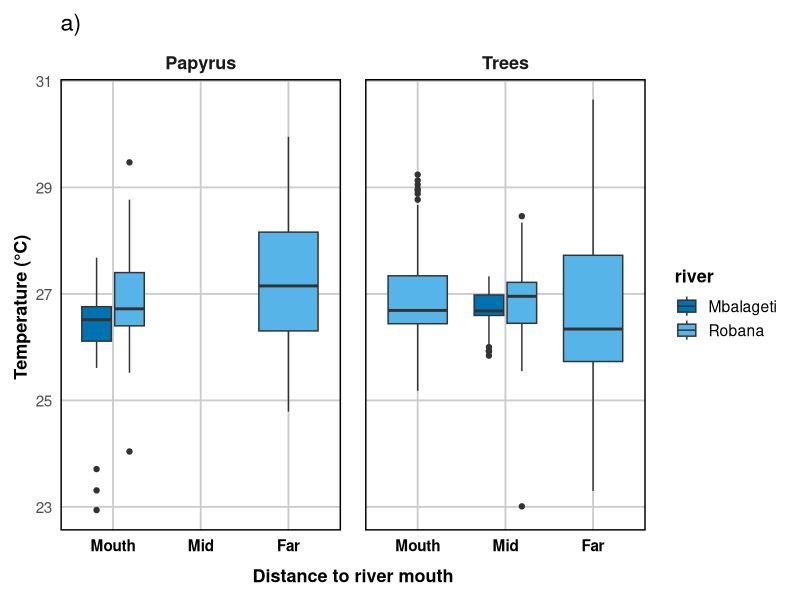
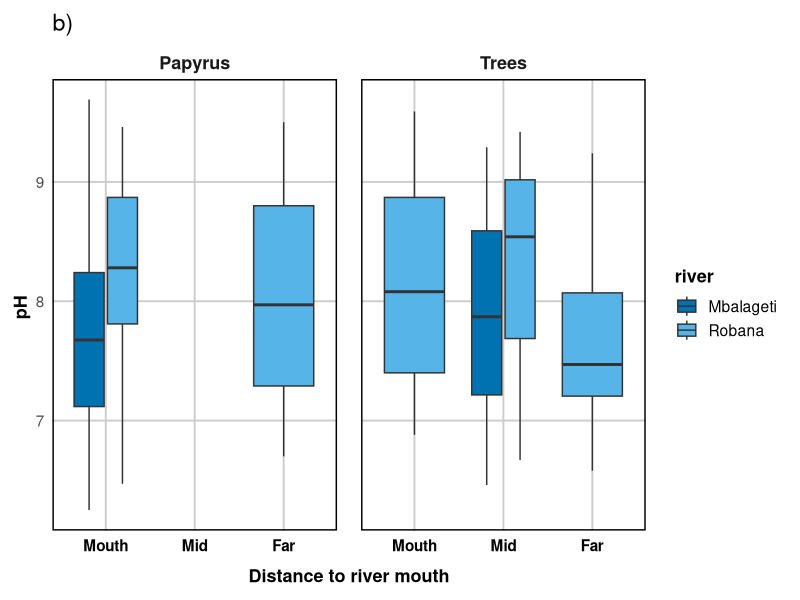
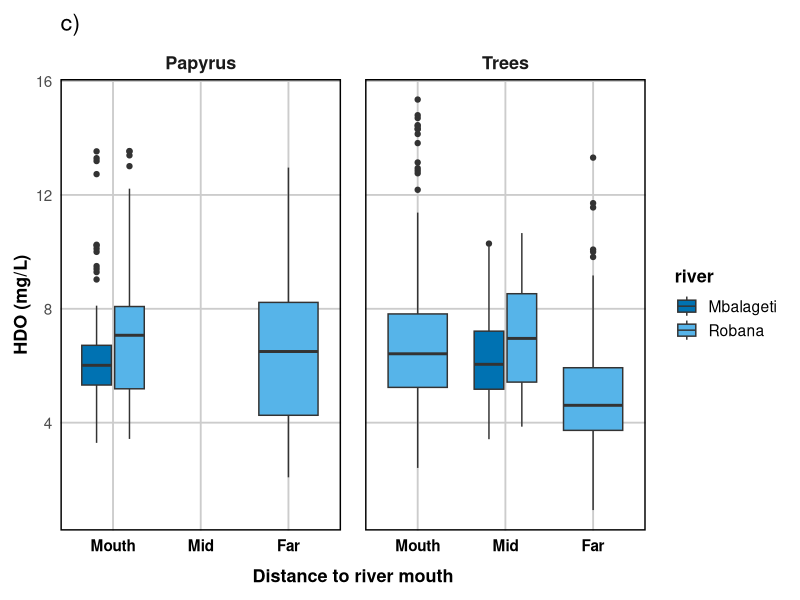
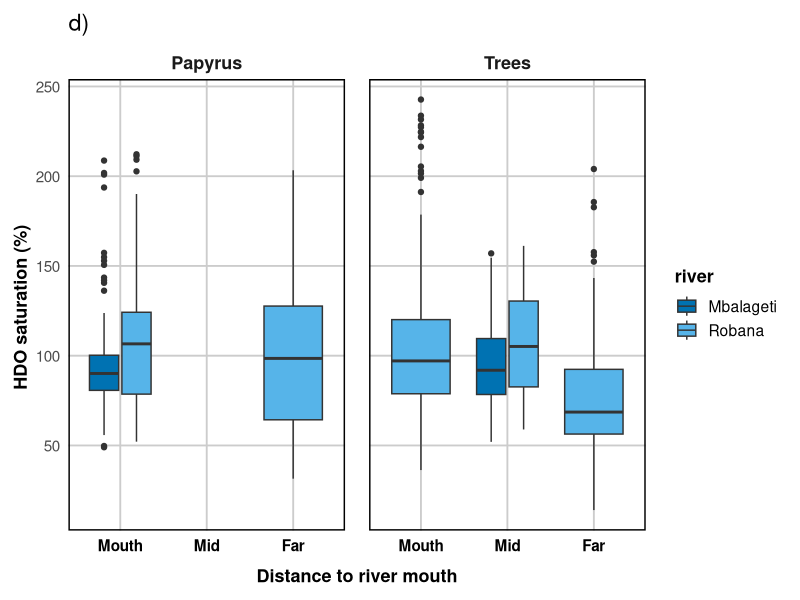
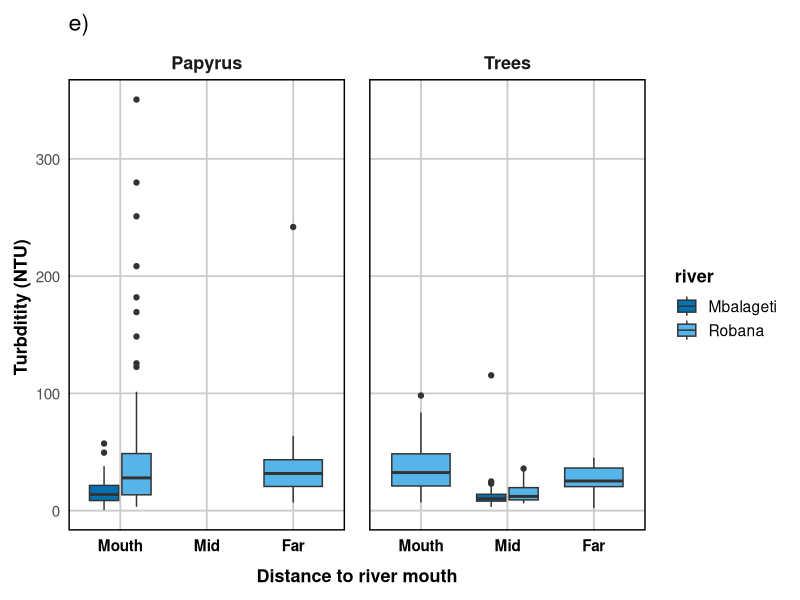
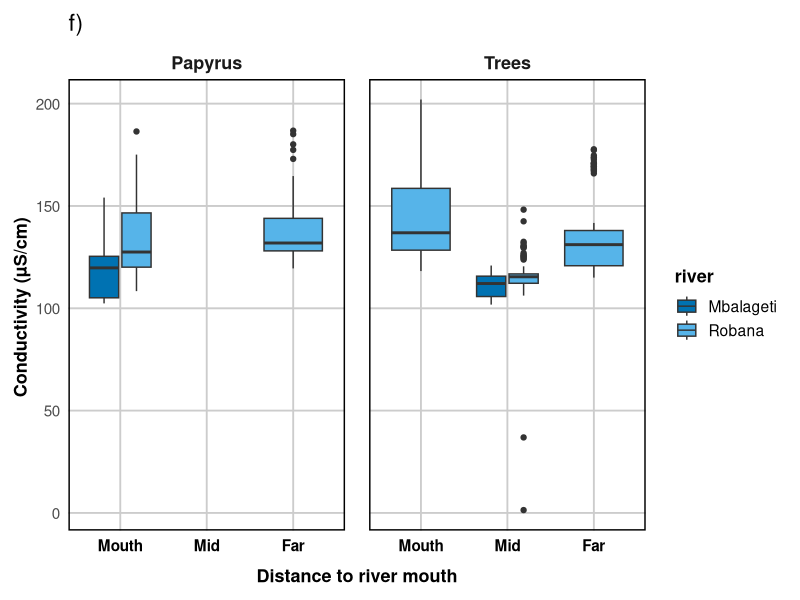
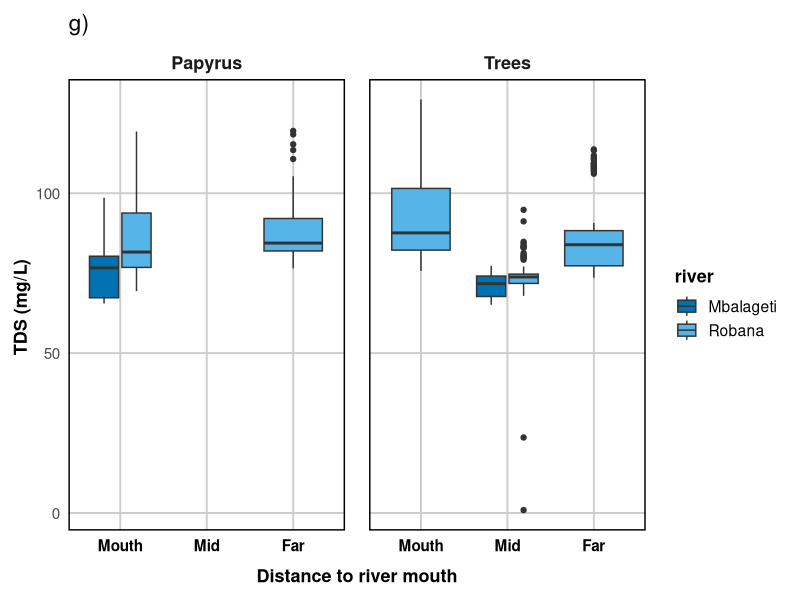
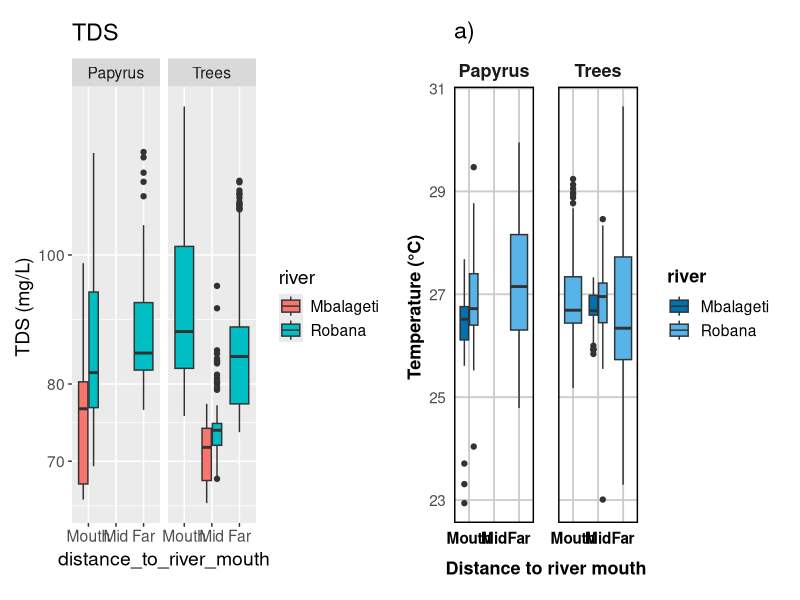

Source code (R) for these figures, in order:
rm(list = ls())

# load libraries
library(tidyverse)    # includes dplyr, ggplot2 and tidyr
library(lme4)         # for mixed models
library(lmerTest)     # for tests of significance of mixed-effects models
library(MASS)         # for negative binomial models
library(emmeans)      # pairwise comparison
library(patchwork)    # combine multiple ggplot2 plots into one layout
library(multcomp)     # registers cld() method for emmGrid
library(multcompView) # generates the letters

# load data_water
data_water <- read.csv("data_water.csv") |>
  dplyr::mutate(transect_date_time = paste(transect_ID, substr(date_time_end, 1, 6), substr(date_time_start, 12, 16), sep = " "))|>
  mutate(date=as.Date(date, format= "%d-%b-%Y"),
         habitat_detailed = case_when(
           transect_ID %in% c("pap_1", "pap_2") ~ "Papyrus Mbalageti Mouth",
           transect_ID %in% c("pap_3", "pap_4") ~ "Papyrus Robana Mouth",
           transect_ID %in% c("pap_5", "pap_6") ~ "Papyrus Robana Far",
           transect_ID %in% c("tree_1", "tree_2") ~ "Tree Mbalageti Mid",
           transect_ID %in% c("tree_3", "tree_4") ~ "Tree Robana Mid",
           transect_ID %in% c("tree_5", "tree_6") ~ "Tree Robana Mouth",
           transect_ID %in% c("tree_7", "tree_8") ~ "Tree Robana Far",
           TRUE ~ NA_character_),
         habitat_main = case_when(
           transect_ID %in% c("pap_1", "pap_2","pap_3", "pap_4","pap_5", "pap_6" ) ~ "Papyrus",
           transect_ID %in% c("tree_1", "tree_2","tree_3", "tree_4","tree_5", "tree_6","tree_7", "tree_8") ~ "Trees",
           TRUE ~ NA_character_),
         distance_to_river_mouth= case_when(
           transect_ID %in% c("pap_1", "pap_2", "pap_3", "pap_4", "tree_5", "tree_6") ~ "Mouth",
           transect_ID %in% c("tree_1", "tree_2", "tree_3", "tree_4") ~ "Mid",
           transect_ID %in% c("pap_5", "pap_6", "tree_7", "tree_8") ~ "Far"
         ),
         distance_to_river_mouth= factor(distance_to_river_mouth, levels= c("Mouth", "Mid", "Far")),
         habitat_detailed_2= case_when(
           transect_ID %in% c("pap_1", "pap_2") ~ "Mbalageti Mouth",
           transect_ID %in% c("pap_3", "pap_4","tree_5", "tree_6") ~ "Robana Mouth",
           transect_ID %in% c("pap_5", "pap_6","tree_7", "tree_8") ~ "Robana Far",
           transect_ID %in% c("tree_1", "tree_2") ~ "Mbalageti Mid",
           transect_ID %in% c("tree_3", "tree_4") ~ "Robana Mid",
           TRUE ~ NA_character_),
         river= case_when(
           transect_ID %in% c("pap_1", "pap_2", "tree_1", "tree_2") ~ "Mbalageti",
           transect_ID %in% c("pap_3", "pap_4", "pap_5", "pap_6", "tree_3", "tree_4","tree_5", "tree_6", "tree_7", "tree_8") ~ "Robana"
         ))


#### model Temperature ####
m1 <- lmer(temp ~ habitat_main * river * distance_to_river_mouth + (1 | transect_ID), data = data_water)
anova(m1)
# only river has a significant effect
summary(m1)
# significant higher temp at Robana *
# variance of transect_ID is very low

# try model without random effect of transect_ID
m1a <- lm(temp ~ habitat_main * river * distance_to_river_mouth, data = data_water)
anova (m1a)
# river has significant effect ***
# distance to river mouth significant *
# interaction habitat:river **
# interaction habitat:distance to river
summary(m1a)
# Robana river significantly higher temp
# mid distance not significantly higher than mouth
# far not significantly higher than mouth

# likelihood ratio test to compare the linear mixed model and the fixed-effects model
anova(m1, m1a)
# AIC values of m1a is slightly lower, chisq is 0 and p=1 so no evidence to keep the random effect in the model

# pairwise comparison
emm <- emmeans(m1a, ~ river * distance_to_river_mouth * habitat_main, drop = TRUE)
pairs(emm)
# significant difference between Mbalageti mouth papyrus and Robana mouth papyrus
# significant difference between Mbalageti mouth papyrus and Robana far papyrus

plot1 <-ggplot(data_water, aes(x= distance_to_river_mouth, y=temp, fill= river))+
  geom_boxplot()+
  facet_grid(~habitat_main)+
  theme(text= element_text(size=14))+
  labs(x= "Distance to river mouth", y="Temperature (°C) ", title="a)")+
  scale_fill_manual(values = c(
    "Mbalageti" = "#0072B2",
    "Robana" = "#56B4E9"))+
  theme_minimal(base_size = 14) +
  theme(
    axis.title = element_text(size = 13, face="bold"),
    axis.title.x = element_text(size = 13, face = "bold", margin = margin(t = 10)),
    axis.text.x = element_text(size = 11, face = "bold", color="black"), 
    axis.text = element_text(size = 11),
    legend.position = "right",
    legend.title = element_text(size = 13, face = "bold"),
    strip.text = element_text(size = 13, face = "bold"),
    panel.grid.major.x = element_line(color = "grey80", linetype = "solid"),
    panel.grid.major.y = element_line(color = "grey80", linetype = "solid"),
    panel.grid.minor = element_blank(),
    panel.spacing = unit(1.2, "lines"),
    panel.border = element_rect(color = "black", size = 1, fill = NA),
    plot.margin = margin(10, 10, 10, 10)
  )
plot1


#### model for pH ####
m2 <- lmer(pH ~ habitat_main * river *distance_to_river_mouth + (1 | transect_ID), data = data_water)
anova(m2)
# significant effect of habitat *
# significant effect of river *
# significant effect of distance to river mouth ***
summary(m2)
# low variance of transect ID
# Robana river significantly higher pH 
# mid distance not significantly higher than mouth
# far distance significantly lower pH than mouth

# model wihtout random effects
m2a <- lm(pH ~ habitat_main * river * distance_to_river_mouth, data = data_water)
anova(m2a)
# river significant effect **
# distance to river mouth both significant effect ***
summary(m2a)
# Robana significantly higher pH
# far distance significanlty lower than mouth

# compare models with likelihood ratio test
anova(m2,m2a)
# p=1, AIC of m2a is slightly lower,so no evidence to keep the random effect in the model

# pairwise comparison
emm2 <- emmeans(m2a, ~ river * distance_to_river_mouth * habitat_main, drop = TRUE)
pairs(emm2)
# significant difference between Mbalageti mouth pap and Robana mouth far
# significant difference between Robana mouth pap and Robana far papyrus
# differencne between Robana mouth trees and Robana far trees
# Mbalageti Mid Trees - Robana Mid Trees 0.0038

plot2 <-ggplot(data_water, aes(x= distance_to_river_mouth, y=pH, fill= river))+
  geom_boxplot()+
  facet_grid(~habitat_main)+
  theme(text= element_text(size=14))+
  #scale_y_log10()+
  labs(x= "Distance to river mouth",y="pH ", title="b)")+
  scale_fill_manual(values = c(
    "Mbalageti" = "#0072B2",
    "Robana" = "#56B4E9"))+
  theme_minimal(base_size = 14) +
  theme(
    axis.title = element_text(size = 13, face="bold"),
    axis.title.x = element_text(size = 13, face = "bold", margin = margin(t = 10)),
    axis.text.x = element_text(size = 11, face = "bold", color="black"), 
    axis.text = element_text(size = 11),
    legend.position = "right",
    legend.title = element_text(size = 13, face = "bold"),
    strip.text = element_text(size = 13, face = "bold"),
    panel.grid.major.x = element_line(color = "grey80", linetype = "solid"),
    panel.grid.major.y = element_line(color = "grey80", linetype = "solid"),
    panel.grid.minor = element_blank(),
    panel.spacing = unit(1.2, "lines"),
    panel.border = element_rect(color = "black", size = 1, fill = NA),
    plot.margin = margin(10, 10, 10, 10)
  )
plot2

#### model HDO ####
# papyrus
m3 <- lmer(HDO ~ habitat_main * river * distance_to_river_mouth + (1 | transect_ID), data = data_water)
anova (m3)
# significant effect of habitat *
# significant effect of river *
# significant effect distance to river mouth ***
summary(m3)
# significant higher HDO at Robana
# margianlly lower HDO at mid distance
# significantly lower HDO at far distance 
# variance of transect_ID is quite low

# model wihtout random effects
m3a <- lm(HDO ~ habitat_main * river * distance_to_river_mouth, data = data_water)
anova(m3a)
# distance to river mouth significant effect
summary(m3a)

# compare models 
anova(m3,m3a)
# m3a lower AIC and p=1 so no evidence to keep the random effect in the model

# pairwise comparison
emm3 <- emmeans(m3a, ~ river * distance_to_river_mouth * habitat_main, drop = TRUE)
pairs(emm3)

plot3 <-ggplot(data_water, aes(x= distance_to_river_mouth, y=HDO, fill= river))+
  geom_boxplot()+
  facet_grid(~habitat_main)+
  theme(text= element_text(size=14))+
  #scale_y_log10()+
  labs(x= "Distance to river mouth", y="HDO (mg/L)", title="c)")+
  scale_fill_manual(values = c(
    "Mbalageti" = "#0072B2",
    "Robana" = "#56B4E9"))+
  theme_minimal(base_size = 14) +
  theme(
    axis.title = element_text(size = 13, face="bold"),
    axis.title.x = element_text(size = 13, face = "bold", margin = margin(t = 10)),
    axis.text.x = element_text(size = 11, face = "bold", color="black"), 
    axis.text = element_text(size = 11),
    legend.position = "right",
    legend.title = element_text(size = 13, face = "bold"),
    strip.text = element_text(size = 13, face = "bold"),
    panel.grid.major.x = element_line(color = "grey80", linetype = "solid"),
    panel.grid.major.y = element_line(color = "grey80", linetype = "solid"),
    panel.grid.minor = element_blank(),
    panel.spacing = unit(1.2, "lines"),
    panel.border = element_rect(color = "black", size = 1, fill = NA),
    plot.margin = margin(10, 10, 10, 10)
  )
plot3

#### model HDO sat ####
m4 <- lmer(HDO_sat ~ habitat_main * river * distance_to_river_mouth + (1 | transect_ID), data = data_water)
anova(m4)
# significant effect of river *
# distance to river mouth significant effect **
summary(m4)
# quite some variation in transect_ID

# model wihtout random effects
m4a <- lm(HDO_sat ~ river + distance_to_river_mouth, data = data_water)
summary(m4a)

# compare models 
anova(m4,m4a)
# lower AIC for model m4 and p<0.05 so keep random effect in the model

# pairwise comparison
emm4 <- emmeans(m4, ~ river * distance_to_river_mouth * habitat_main, drop = TRUE)
pairs(emm4)

plot4 <-ggplot(data_water, aes(x= distance_to_river_mouth, y=HDO_sat, fill= river))+
  geom_boxplot()+
  facet_grid(~habitat_main)+
  theme(text= element_text(size=14))+
  #scale_y_log10()+
  labs(x= "Distance to river mouth", y="HDO saturation (%) ", title="d)")+
  scale_fill_manual(values = c(
    "Mbalageti" = "#0072B2",
    "Robana" = "#56B4E9"))+
  theme_minimal(base_size = 14) +
  theme(
    axis.title = element_text(size = 13, face="bold"),
    axis.title.x = element_text(size = 13, face = "bold", margin = margin(t = 10)),
    axis.text.x = element_text(size = 11, face = "bold", color="black"), 
    axis.text = element_text(size = 11),
    legend.position = "right",
    legend.title = element_text(size = 13, face = "bold"),
    strip.text = element_text(size = 13, face = "bold"),
    panel.grid.major.x = element_line(color = "grey80", linetype = "solid"),
    panel.grid.major.y = element_line(color = "grey80", linetype = "solid"),
    panel.grid.minor = element_blank(),
    panel.spacing = unit(1.2, "lines"),
    panel.border = element_rect(color = "black", size = 1, fill = NA),
    plot.margin = margin(10, 10, 10, 10)
  )
plot4

#### model Turbidity ####
# papyrus
m5 <- lmer(turb ~ habitat_main * river * distance_to_river_mouth + (1 | transect_ID), data = data_water)
anova(m5)
# river has a significant effect
summary(m5)
# significant higher turb at Robana *
# quite some variation in transect_ID

# check model wihtout random effects
m5a <- lm(turb ~ habitat_main * river * distance_to_river_mouth, data = data_water)
summary(m5a)
# Robana significantly higher turbidity
# mid distance not significantly lower turbidity than mouth
# far distance not significantly lower turbidity than mouth

# compare models 
anova(m5,m5a)
# p=1, difference in AIC is very small, so both models could be a good fit

# pairwise comparison
emm5 <- emmeans(m5a, ~ river * distance_to_river_mouth * habitat_main, drop = TRUE)
pairs(emm5)

plot5 <-ggplot(data_water |> filter(turb<2000),
               aes(x= distance_to_river_mouth, y=turb, fill= river))+
  geom_boxplot()+
  facet_grid(~habitat_main)+
  theme(text= element_text(size=14))+
  #scale_y_log10()+
  labs(x= "Distance to river mouth", y="Turbditity (NTU) ", title="e)")+
  scale_fill_manual(values = c(
    "Mbalageti" = "#0072B2",
    "Robana" = "#56B4E9"))+
  theme_minimal(base_size = 14) +
  theme(
    axis.title = element_text(size = 13, face="bold"),
    axis.title.x = element_text(size = 13, face = "bold", margin = margin(t = 10)),
    axis.text.x = element_text(size = 11, face = "bold", color="black"), 
    axis.text = element_text(size = 11),
    legend.position = "right",
    legend.title = element_text(size = 13, face = "bold"),
    strip.text = element_text(size = 13, face = "bold"),
    panel.grid.major.x = element_line(color = "grey80", linetype = "solid"),
    panel.grid.major.y = element_line(color = "grey80", linetype = "solid"),
    panel.grid.minor = element_blank(),
    panel.spacing = unit(1.2, "lines"),
    panel.border = element_rect(color = "black", size = 1, fill = NA),
    plot.margin = margin(10, 10, 10, 10)
  )
plot5
#### model Conductivity ####
m6 <- lmer(cond ~ habitat_main * river * distance_to_river_mouth + (1 | transect_ID), data = data_water)
anova(m6)
# significant effect of river *
# significant effect of distance to river mouth **
# interaction effect between habitat and distance to river mouth *
summary(m6)
# significant higher conductivity at Robana
# significant lower conductivity at mid distance compared to mouth
# no significant lower conductivity at far distance
# quite some variance between transect but more within transect

# model without random effects
m6a <- lm(cond ~ habitat_main * river * distance_to_river_mouth, data = data_water)
anova(m6a)
summary(m6a)
# Robana highly significant
# mid distance highly significant lower conductivity 
# far distance not significantly higher than mouth

# compare models 
anova(m6,m6a)
# AIC of the mixed model is little bit lower
# p <0.001 so keep the random effect

# pairwise comparison
emm6 <- emmeans(m6, ~ river * distance_to_river_mouth * habitat_main, drop = TRUE)
pairs(emm6)

plot6 <-ggplot(data_water, aes(x= distance_to_river_mouth, y=cond, fill= river))+
  geom_boxplot()+
  facet_grid(~habitat_main)+
  theme(text= element_text(size=14))+
  #scale_y_log10()+
  labs(x= "Distance to river mouth", y="Conductivity (µS/cm) ", title="f)")+
  scale_fill_manual(values = c(
    "Mbalageti" = "#0072B2",
    "Robana" = "#56B4E9"))+
  theme_minimal(base_size = 14) +
  theme(
    axis.title = element_text(size = 13, face="bold"),
    axis.title.x = element_text(size = 13, face = "bold", margin = margin(t = 10)),
    axis.text.x = element_text(size = 11, face = "bold", color="black"), 
    axis.text = element_text(size = 11),
    legend.position = "right",
    legend.title = element_text(size = 13, face = "bold"),
    strip.text = element_text(size = 13, face = "bold"),
    panel.grid.major.x = element_line(color = "grey80", linetype = "solid"),
    panel.grid.major.y = element_line(color = "grey80", linetype = "solid"),
    panel.grid.minor = element_blank(),
    panel.spacing = unit(1.2, "lines"),
    panel.border = element_rect(color = "black", size = 1, fill = NA),
    plot.margin = margin(10, 10, 10, 10)
  )
plot6


#### model for TDS ####
m7 <- lmer(TDS ~ habitat_main * river * distance_to_river_mouth + (1 | transect_ID), data = data_water)
anova(m7)
# significant effect of river *
# significant effect of distance to river mouth **
# interaction effect of habitat and distance to river mouth
summary(m7)
# significant higher TDS at Robana
# significant lower TDS at mid distance than mouth
# no significant higher TDS at far distance 

# model without random effect
m7a <- lm(TDS ~ habitat_main * river * distance_to_river_mouth, data = data_water)
anova(m7a)
# everything highly significant 
summary(m7a)
# compare models
anova(m7,m7a)
# AIC model m7 is lower, chisq is 81.8 and p<0.001, so keep the random effect in the model

# pairwise comparison
emm7 <- emmeans(m7, ~ river * distance_to_river_mouth * habitat_main, drop = TRUE)
pairs(emm7)

# plot TDS
plot7 <-ggplot(data_water,aes( x= distance_to_river_mouth, y= TDS, fill= river))+
  geom_boxplot()+
  facet_grid(~habitat_main)+
  theme(text= element_text(size=14))+
  #scale_y_log10()+
  labs(x= "Distance to river mouth", y="TDS (mg/L) ", title="g)")+
  scale_fill_manual(values = c(
    "Mbalageti" = "#0072B2",
    "Robana" = "#56B4E9"))+
  theme_minimal(base_size = 14) +
  theme(
    axis.title = element_text(size = 13, face="bold"),
    axis.title.x = element_text(size = 13, face = "bold", margin = margin(t = 10)),
    axis.text.x = element_text(size = 11, face = "bold", color="black"), 
    axis.text = element_text(size = 11),
    legend.position = "right",
    legend.title = element_text(size = 13, face = "bold"),
    strip.text = element_text(size = 13, face = "bold"),
    panel.grid.major.x = element_line(color = "grey80", linetype = "solid"),
    panel.grid.major.y = element_line(color = "grey80", linetype = "solid"),
    panel.grid.minor = element_blank(),
    panel.spacing = unit(1.2, "lines"),
    panel.border = element_rect(color = "black", size = 1, fill = NA),
    plot.margin = margin(10, 10, 10, 10)
  )
plot7

ggplot(data_water |>dplyr::filter(TDS>50), 
       aes( x= distance_to_river_mouth, y= TDS, fill= river))+
  geom_boxplot()+
  facet_grid(~habitat_main)+
  theme(text= element_text(size=14))+
  scale_y_log10()+
  labs(y="TDS (mg/L) ", title="TDS")+
  
  plot1
#### model for ORP ####
m8 <- lmer(ORP ~ habitat_main * river * distance_to_river_mouth + (1 | transect_ID), data = data_water)
anova(m8)
# significant effect of river
# significant effect of distance to river mouth
summary(m8)
# quite some variance between transects
# significant lower ORP at Robana
# no significant lower ORP at mid distance
# significant higher ORP at far distance

# model without random effect
m8a <- lm(ORP ~ habitat_main * river * distance_to_river_mouth, data = data_water)
anova(m8a)
# both river and distance to river mouth, highly significant
summary(m8a)
# significant lower ORP at Robana river
# significant higher ORP at distance mid
# significant higher ORP at distance far
anova(m8,m8a)
# p=0.16  and AIC values the same so keep the random effect in the model

plot8 <-ggplot(data_water,aes( x= distance_to_river_mouth, y= ORP, fill= river))+
  geom_boxplot()+
  facet_grid(~habitat_main)+
  theme(text= element_text(size=14))+
  #scale_y_log10()+
  labs(x= "Distance to river mouth", y="ORP (mV) ", title="h)")+
  scale_fill_manual(values = c(
    "Mbalageti" = "#0072B2",
    "Robana" = "#56B4E9"))+
  theme_minimal(base_size = 14) +
  theme(
    axis.title = element_text(size = 13, face="bold"),
    axis.title.x = element_text(size = 13, face = "bold", margin = margin(t = 10)),
    axis.text.x = element_text(size = 11, face = "bold", color="black"), 
    axis.text = element_text(size = 11),
    legend.position = "right",
    legend.title = element_text(size = 13, face = "bold"),
    strip.text = element_text(size = 13, face = "bold"),
    panel.grid.major.x = element_line(color = "grey80", linetype = "solid"),
    panel.grid.major.y = element_line(color = "grey80", linetype = "solid"),
    panel.grid.minor = element_blank(),
    panel.spacing = unit(1.2, "lines"),
    panel.border = element_rect(color = "black", size = 1, fill = NA),
    plot.margin = margin(10, 10, 10, 10)
  )
plot8

### make combined plot ####
# combine the plots into 1
combined_plot <- (
  plot1 | plot2 | plot3
) /
  (
    plot4 | plot5 | plot6
  ) /
  (
    plot7 | plot8 | plot_spacer()
  ) +
  plot_layout(
    widths = c(1, 1, 1),       
    heights = c(1, 1, 1),     
    guides = "collect"         
  ) &
  theme(
    plot.margin = margin(5, 5, 5, 5),
    legend.position = "bottom"
  )

print(combined_plot)
